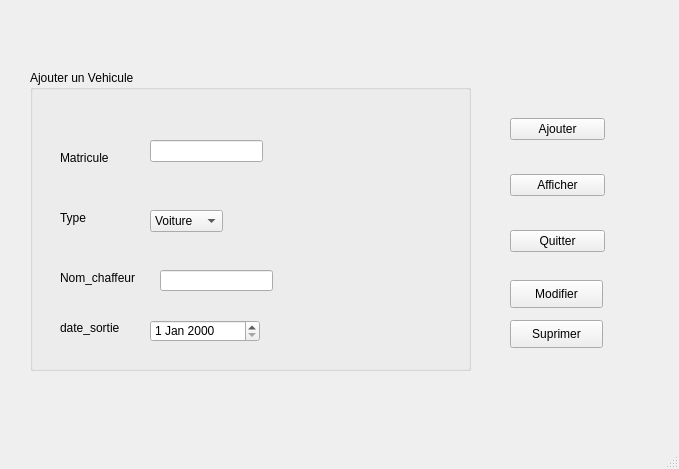
<?xml version="1.0" encoding="UTF-8"?>
<ui version="4.0">
 <class>MainWindow</class>
 <widget class="QMainWindow" name="MainWindow">
  <property name="geometry">
   <rect>
    <x>0</x>
    <y>0</y>
    <width>679</width>
    <height>469</height>
   </rect>
  </property>
  <property name="windowTitle">
   <string>Gestion des Vehicules</string>
  </property>
  <widget class="QWidget" name="centralwidget">
   <widget class="QGroupBox" name="groupBox">
    <property name="geometry">
     <rect>
      <x>30</x>
      <y>70</y>
      <width>441</width>
      <height>301</height>
     </rect>
    </property>
    <property name="title">
     <string>Ajouter un Vehicule</string>
    </property>
    <widget class="QLabel" name="label">
     <property name="geometry">
      <rect>
       <x>30</x>
       <y>80</y>
       <width>55</width>
       <height>16</height>
      </rect>
     </property>
     <property name="text">
      <string>Matricule</string>
     </property>
    </widget>
    <widget class="QLabel" name="label_2">
     <property name="geometry">
      <rect>
       <x>30</x>
       <y>140</y>
       <width>55</width>
       <height>16</height>
      </rect>
     </property>
     <property name="text">
      <string>Type</string>
     </property>
    </widget>
    <widget class="QLabel" name="label_3">
     <property name="geometry">
      <rect>
       <x>30</x>
       <y>200</y>
       <width>91</width>
       <height>16</height>
      </rect>
     </property>
     <property name="text">
      <string>Nom_chaffeur</string>
     </property>
    </widget>
    <widget class="QLineEdit" name="lineEdit">
     <property name="geometry">
      <rect>
       <x>120</x>
       <y>70</y>
       <width>113</width>
       <height>22</height>
      </rect>
     </property>
    </widget>
    <widget class="QLineEdit" name="lineEdit_3">
     <property name="geometry">
      <rect>
       <x>130</x>
       <y>200</y>
       <width>113</width>
       <height>21</height>
      </rect>
     </property>
    </widget>
    <widget class="QLabel" name="label_4">
     <property name="geometry">
      <rect>
       <x>30</x>
       <y>250</y>
       <width>71</width>
       <height>16</height>
      </rect>
     </property>
     <property name="text">
      <string>date_sortie</string>
     </property>
    </widget>
    <widget class="QDateEdit" name="dateEdit">
     <property name="geometry">
      <rect>
       <x>120</x>
       <y>250</y>
       <width>110</width>
       <height>22</height>
      </rect>
     </property>
    </widget>
    <widget class="QComboBox" name="comboBox">
     <property name="geometry">
      <rect>
       <x>120</x>
       <y>140</y>
       <width>73</width>
       <height>22</height>
      </rect>
     </property>
     <item>
      <property name="text">
       <string>Voiture</string>
      </property>
     </item>
     <item>
      <property name="text">
       <string>Moto</string>
      </property>
     </item>
    </widget>
   </widget>
   <widget class="QWidget" name="layoutWidget">
    <property name="geometry">
     <rect>
      <x>510</x>
      <y>90</y>
      <width>95</width>
      <height>191</height>
     </rect>
    </property>
    <layout class="QVBoxLayout" name="verticalLayout">
     <item>
      <widget class="QPushButton" name="pushButton_3">
       <property name="text">
        <string>Ajouter</string>
       </property>
      </widget>
     </item>
     <item>
      <widget class="QPushButton" name="pushButton">
       <property name="text">
        <string>Afficher</string>
       </property>
      </widget>
     </item>
     <item>
      <widget class="QPushButton" name="pushButton_2">
       <property name="text">
        <string>Quitter</string>
       </property>
      </widget>
     </item>
    </layout>
   </widget>
   <widget class="QPushButton" name="pushButton_4">
    <property name="geometry">
     <rect>
      <x>510</x>
      <y>280</y>
      <width>93</width>
      <height>28</height>
     </rect>
    </property>
    <property name="text">
     <string>Modifier</string>
    </property>
   </widget>
   <widget class="QPushButton" name="pushButton_5">
    <property name="geometry">
     <rect>
      <x>510</x>
      <y>320</y>
      <width>93</width>
      <height>28</height>
     </rect>
    </property>
    <property name="text">
     <string>Suprimer</string>
    </property>
   </widget>
  </widget>
  <widget class="QStatusBar" name="statusbar"/>
  <widget class="QMenuBar" name="menubar">
   <property name="geometry">
    <rect>
     <x>0</x>
     <y>0</y>
     <width>679</width>
     <height>26</height>
    </rect>
   </property>
  </widget>
 </widget>
 <resources/>
 <connections/>
</ui>
